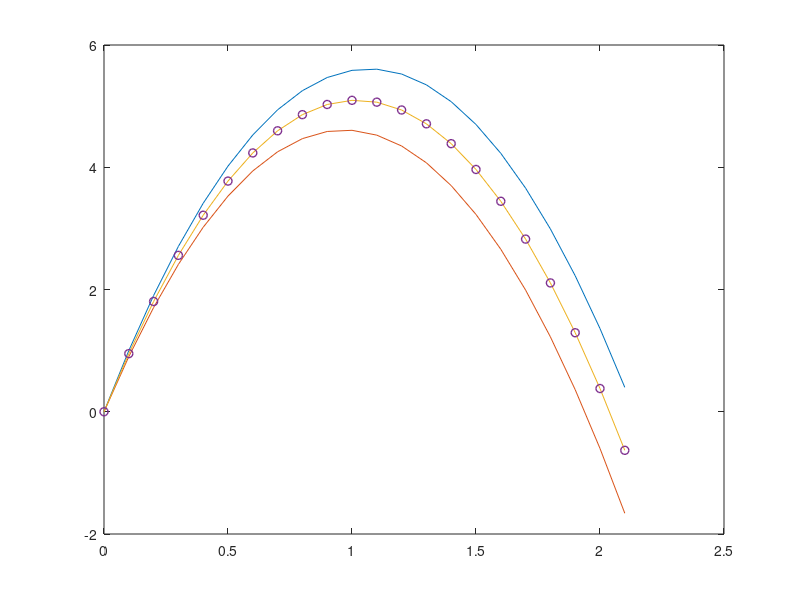

Write MATLAB code to recreate this figure. (Note: this script raises an error after producing the figure.)
clear variables
close all

v0 = 10;
y0 = 0;
g = 9.81;

% settings
dt = 0.1;
t = 0:dt:2.1;

y_ex = y0 + v0*t - g*t.^2/2; % exact solution
plot(t,y_ex) % visualize exact solution

% initialize arrays to store numerical solution
y = zeros(length(t),1);
v = zeros(length(t),1);

% initial conditions
y(1) = y0;
v(1) = v0;

% position array for each method, same initial condition
y_E = y;
y_EC = y;
y_MP = y;

for k=1:length(t)-1
    v(k+1) = v(k) - g*dt;

    % Euler
    y_E(k+1) = y_E(k) + v(k)*dt;

    % Euler-cromer
    y_EC(k+1) = y_EC(k) + v(k+1)*dt;

    % midpoint
    y_MP(k+1) = y_MP(k) + 1/2*(v(k)+v(k+1))*dt;
end

plot(t,y_E,...
    t,y_EC,...
    t,y_MP,...
    t,y_ex,'o','linewidth',1)
yline(0,'label','ground level');
xlabel('t (s)');
ylabel('y (m)');
legend('Euler','Euler-cromer','Midpoint','Exact');
fontsize(16,"points")